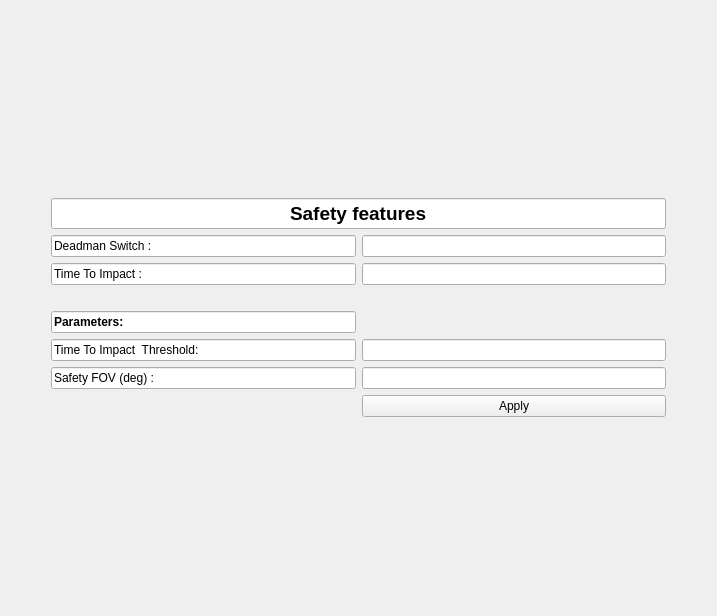
<?xml version="1.0" encoding="UTF-8"?>
<ui version="4.0">
 <class>SafetyWidget</class>
 <widget class="QWidget" name="SafetyWidget">
  <property name="geometry">
   <rect>
    <x>0</x>
    <y>0</y>
    <width>717</width>
    <height>616</height>
   </rect>
  </property>
  <property name="sizePolicy">
   <sizepolicy hsizetype="Preferred" vsizetype="Preferred">
    <horstretch>1</horstretch>
    <verstretch>1</verstretch>
   </sizepolicy>
  </property>
  <property name="windowTitle">
   <string>Form</string>
  </property>
  <layout class="QGridLayout" name="gridLayout">
   <item row="0" column="0">
    <layout class="QHBoxLayout" name="horizontalLayout_2">
     <item>
      <spacer name="horizontalSpacer">
       <property name="orientation">
        <enum>Qt::Horizontal</enum>
       </property>
       <property name="sizeType">
        <enum>QSizePolicy::Fixed</enum>
       </property>
       <property name="sizeHint" stdset="0">
        <size>
         <width>40</width>
         <height>20</height>
        </size>
       </property>
      </spacer>
     </item>
     <item>
      <layout class="QVBoxLayout" name="verticalLayout_3">
       <item>
        <widget class="QLineEdit" name="lineEdit">
         <property name="font">
          <font>
           <pointsize>14</pointsize>
           <weight>75</weight>
           <bold>true</bold>
          </font>
         </property>
         <property name="text">
          <string>Safety features</string>
         </property>
         <property name="alignment">
          <set>Qt::AlignCenter</set>
         </property>
         <property name="readOnly">
          <bool>true</bool>
         </property>
        </widget>
       </item>
       <item>
        <layout class="QHBoxLayout" name="horizontalLayout_3">
         <item>
          <widget class="QLineEdit" name="lineEdit_2">
           <property name="text">
            <string>Deadman Switch : </string>
           </property>
           <property name="readOnly">
            <bool>true</bool>
           </property>
          </widget>
         </item>
         <item>
          <widget class="QLineEdit" name="deadmanData"/>
         </item>
        </layout>
       </item>
       <item>
        <layout class="QHBoxLayout" name="horizontalLayout_4">
         <item>
          <widget class="QLineEdit" name="lineEdit_4">
           <property name="text">
            <string>Time To Impact : </string>
           </property>
           <property name="readOnly">
            <bool>true</bool>
           </property>
          </widget>
         </item>
         <item>
          <widget class="QLineEdit" name="lineEdit_5"/>
         </item>
        </layout>
       </item>
       <item>
        <spacer name="verticalSpacer_2">
         <property name="orientation">
          <enum>Qt::Vertical</enum>
         </property>
         <property name="sizeType">
          <enum>QSizePolicy::Fixed</enum>
         </property>
         <property name="sizeHint" stdset="0">
          <size>
           <width>20</width>
           <height>20</height>
          </size>
         </property>
        </spacer>
       </item>
       <item>
        <layout class="QGridLayout" name="gridLayout_3">
         <item row="2" column="0">
          <widget class="QLineEdit" name="lineEdit_9">
           <property name="text">
            <string>Safety FOV (deg) :  </string>
           </property>
           <property name="readOnly">
            <bool>true</bool>
           </property>
          </widget>
         </item>
         <item row="1" column="0">
          <widget class="QLineEdit" name="lineEdit_7">
           <property name="text">
            <string>Time To Impact  Threshold: </string>
           </property>
           <property name="readOnly">
            <bool>true</bool>
           </property>
          </widget>
         </item>
         <item row="0" column="0">
          <widget class="QLineEdit" name="lineEdit_6">
           <property name="font">
            <font>
             <weight>75</weight>
             <bold>true</bold>
            </font>
           </property>
           <property name="text">
            <string>Parameters: </string>
           </property>
           <property name="readOnly">
            <bool>true</bool>
           </property>
          </widget>
         </item>
         <item row="3" column="1">
          <widget class="QPushButton" name="pushButton">
           <property name="text">
            <string>Apply</string>
           </property>
          </widget>
         </item>
         <item row="1" column="1">
          <widget class="QLineEdit" name="lineEdit_8"/>
         </item>
         <item row="2" column="1">
          <widget class="QLineEdit" name="lineEdit_10"/>
         </item>
        </layout>
       </item>
      </layout>
     </item>
     <item>
      <spacer name="horizontalSpacer_2">
       <property name="orientation">
        <enum>Qt::Horizontal</enum>
       </property>
       <property name="sizeType">
        <enum>QSizePolicy::Fixed</enum>
       </property>
       <property name="sizeHint" stdset="0">
        <size>
         <width>40</width>
         <height>20</height>
        </size>
       </property>
      </spacer>
     </item>
    </layout>
   </item>
  </layout>
 </widget>
 <resources/>
 <connections/>
</ui>
